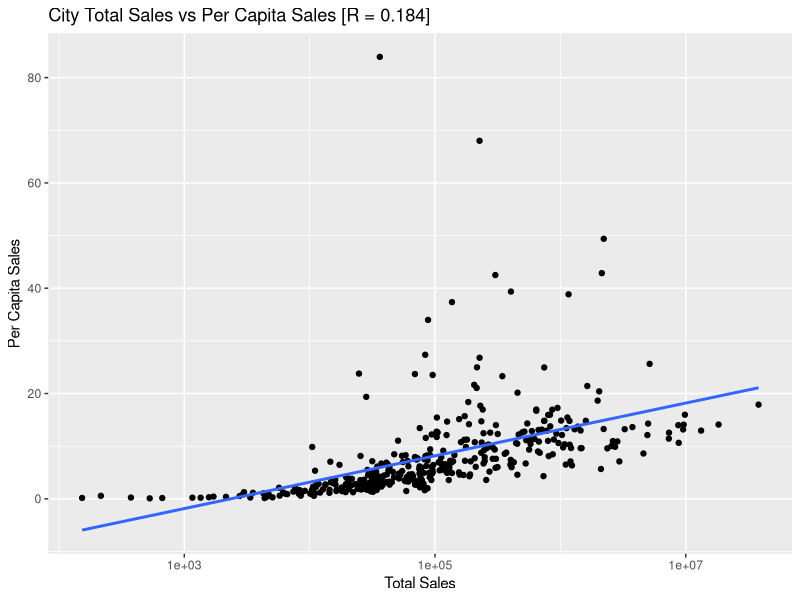
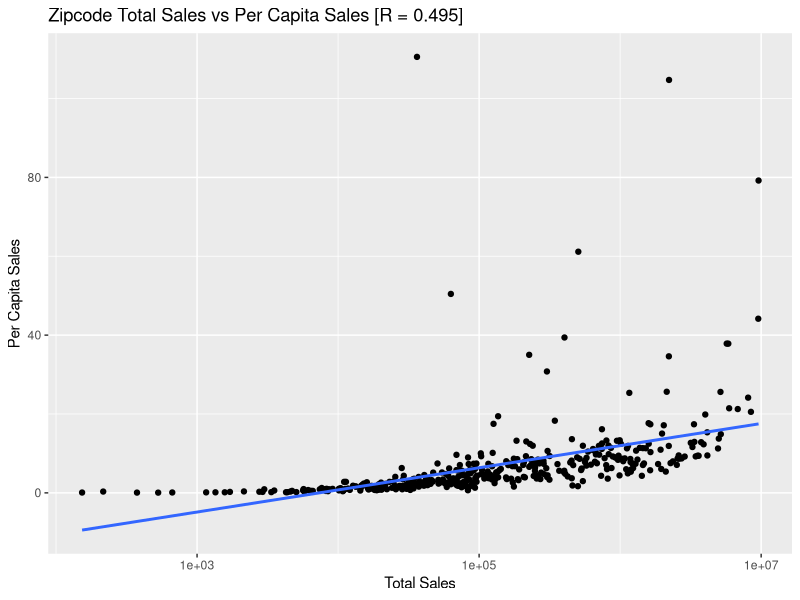
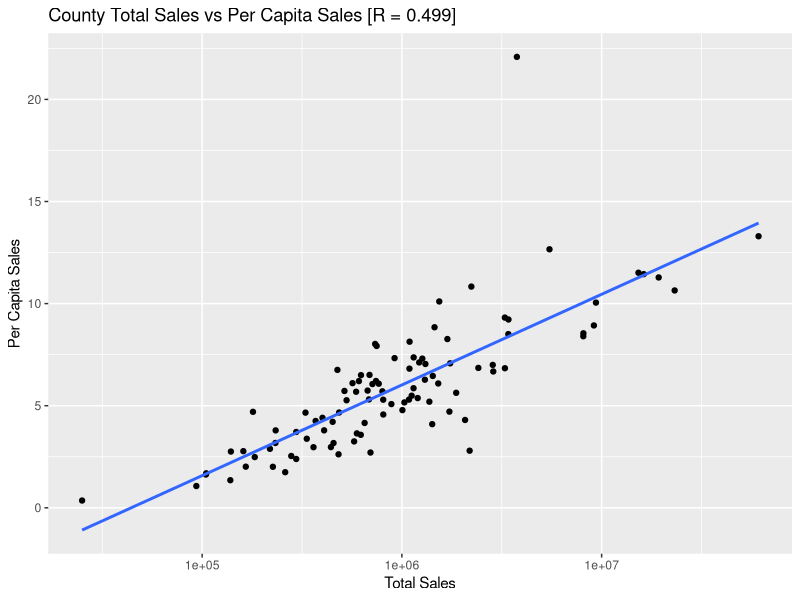
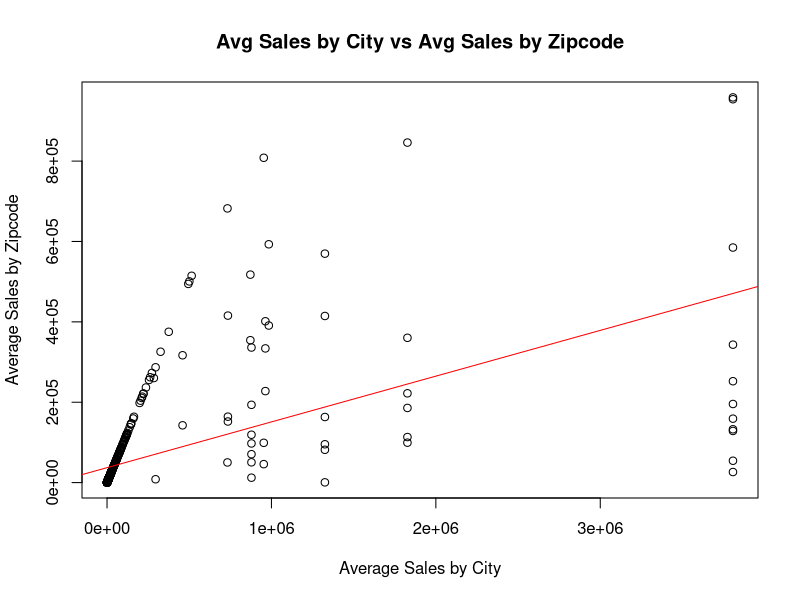
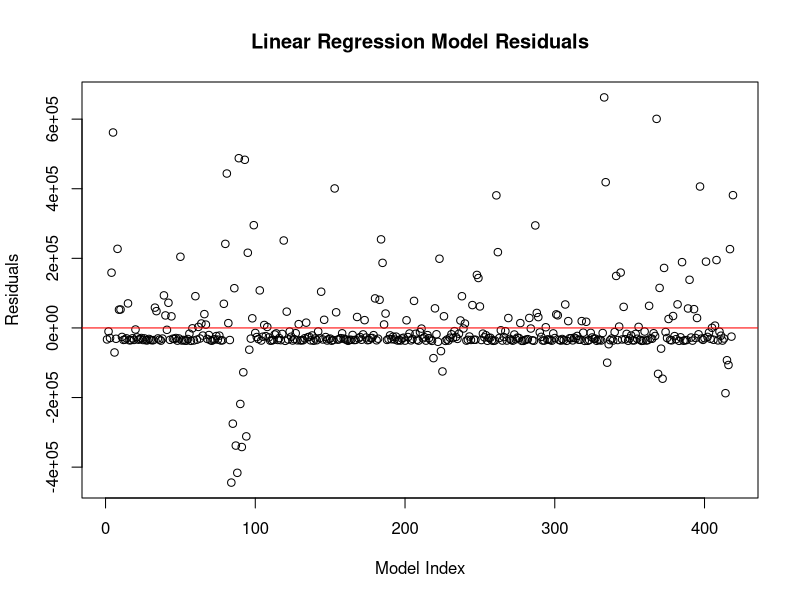
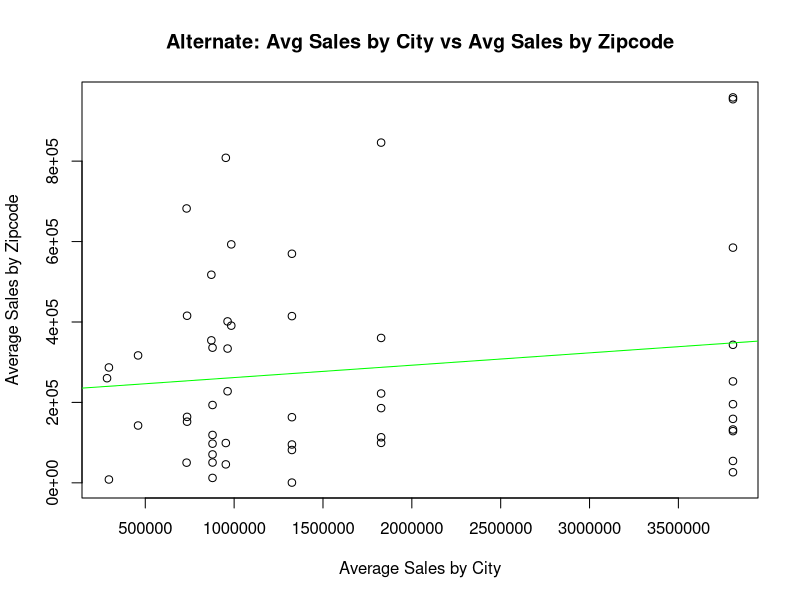
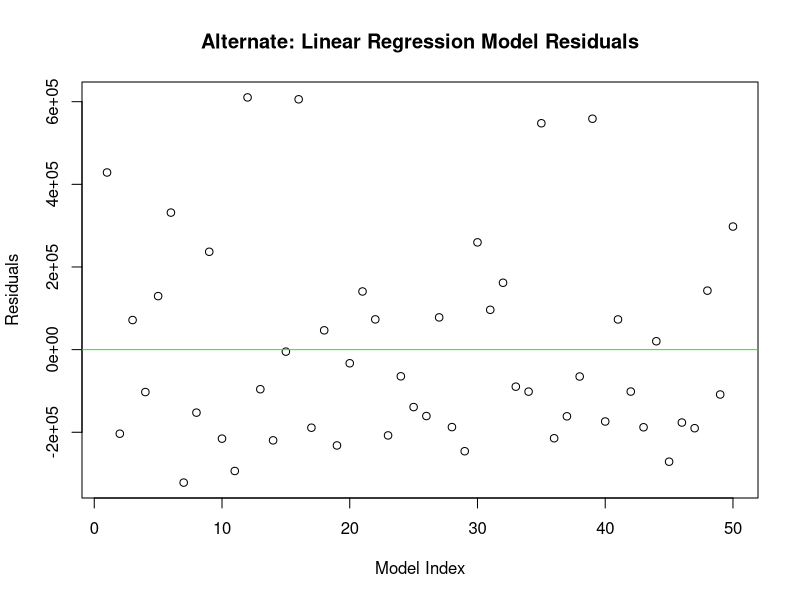
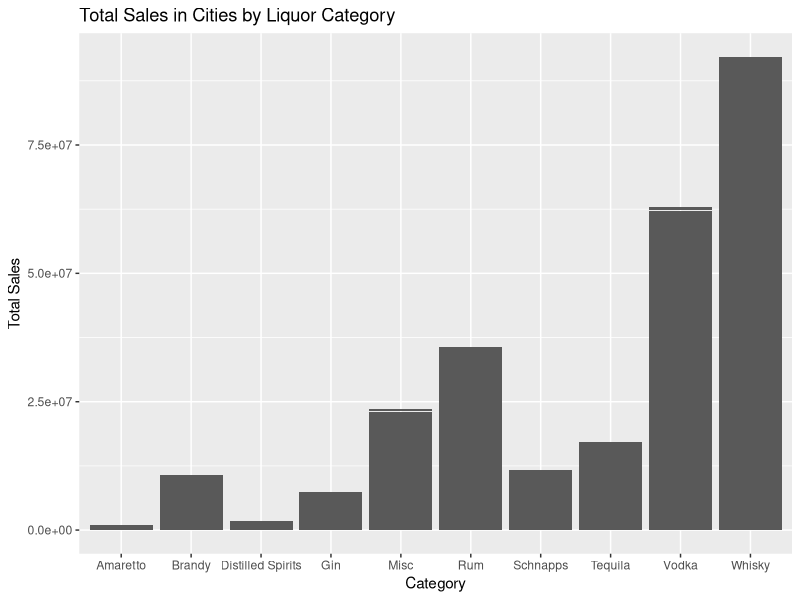

These charts were generated, in order, by the following R code:
###############################################################################
# Data_Analysis.R
# 
# Authors: Caroline
#          Seth
###############################################################################

##############
# Initialize
##############
rm(list = ls()) # Clear environment
gc()            # Clear memory
cat("\f")       # Clear console
library(ggplot2)


#############
# Load Data 
#############
sales_cities <- read.csv("project.sales.cities.csv")
sales_counties <- read.csv("project.sales.counties.csv")
sales_zipcodes <- read.csv("project.sales.zipcodes.csv")
acs_cities <- read.csv("project.acs.cities.csv")
acs_counties <- read.csv("project.acs.counties.csv")
acs_zipcodes <- read.csv("project.acs.zipcodes.csv")


##################
# Rename Columns 
##################
colnames(acs_cities) <- c("city", "High School", "Bachelor", "Unemployment", "Income", "Population", "White Population", "Black Population", "Indian Population", "Asain Population", "Hawaiian Population", "Other Population", "Multi Population")
colnames(acs_counties) <- c("county", "High School", "Bachelor", "Unemployment", "Income", "Population", "White Population", "Black Population", "Indian Population", "Asain Population", "Hawaiian Population", "Other Population", "Multi Population")
colnames(acs_zipcodes) <- c("zipcode", "High School", "Bachelor", "Unemployment", "Income", "Population", "White Population", "Black Population", "Indian Population", "Asain Population", "Hawaiian Population", "Other Population", "Multi Population")
colnames(sales_cities) <- c("city", "Category", "Sales_Dollars", "Sales Volume")
colnames(sales_counties) <- c("county", "Category", "Sales_Dollars", "Sales_Volume")
colnames(sales_zipcodes) <- c("zipcode", "Category", "Sales_Dollars", "Sales_Volume")


################################
# Merge Data sets by Geography
################################
city_data <- merge(sales_cities, acs_cities, by = "city")
county_data <- merge(sales_counties, acs_counties, by = "county")
zipcode_data <- merge(sales_zipcodes,acs_zipcodes, by= "zipcode")


#################################
# Convert to Numeric as Needed
################################
city_data$Sales_Dollars <- as.numeric(city_data$Sales_Dollars)
city_data$Population <- as.numeric(city_data$Population)
county_data$Sales_Dollars <- as.numeric(county_data$Sales_Dollars)
county_data$Population <- as.numeric(county_data$Population)
zipcode_data$Sales_Dollars <- as.numeric(zipcode_data$Sales_Dollars)
zipcode_data$Population <- as.numeric(zipcode_data$Population)


#################################################################
# Calculate Total Sales and Per Capita Sales for City/Zip/County
#################################################################
total_city <- aggregate(Sales_Dollars ~ city, city_data, sum)
pop_city <- aggregate(Population ~ city, city_data, sum)
sale_info_city <- merge(total_city, pop_city, by = "city", all = TRUE)
sale_info_city$per_capita_sales <- with(sale_info_city, Sales_Dollars/Population)

total_zip <- aggregate(Sales_Dollars ~ zipcode, zipcode_data, sum)
pop_zip <- aggregate(Population ~ zipcode, zipcode_data, sum)
sale_info_zip <- merge(total_zip, pop_zip, by = "zipcode", all = TRUE)
sale_info_zip$per_capita_sales <- with(sale_info_zip, Sales_Dollars/Population)

total_county <- aggregate(Sales_Dollars ~ county, county_data, sum)
pop_county <- aggregate(Population ~ county, county_data, sum)
sale_info_county <- merge(total_county, pop_county, by = "county", all = TRUE)
sale_info_county$per_capita_sales <- with(sale_info_county, Sales_Dollars/Population)


#####################################################
# Calculate R between Pop Sales and Per Capita Sales 
#####################################################
r_sales_city <- cor(sale_info_city$Sales_Dollars, sale_info_city$per_capita_sales)
cat("Total Sales vs Per Capita Sales by CITY, R:", r_sales_city)
r_sales_zip <- cor(sale_info_zip$Sales_Dollars, sale_info_zip$per_capita_sales)
cat("Total Sales vs Per Capita Sales by ZIPCODE, R:", r_sales_zip)
r_sales_county <- cor(sale_info_county$Sales_Dollars, sale_info_county$per_capita_sales)
cat("Total Sales vs Per Capita Sales by COUNTY, R:", r_sales_county)
# NOTE: Weak correlation btwn Total Sales and Per Capita Sales on City
# Moderate correlation btwn Total Sales and Per Capita Sales on Zipcode and County.
# 
# What this means. Although there are a lot of people in cities it doesn't look
# like many are buying. Better to target via Zipcode and County. 


#####################################################
# Plot Data to Visualize Correlation
#####################################################
plot_citySales <- ggplot(sale_info_city, aes(x=Sales_Dollars, y=per_capita_sales)) +
  geom_point() +
  labs(title="City Total Sales vs Per Capita Sales [R = 0.184]",
       x="Total Sales",
       y="Per Capita Sales") +
  theme(legend.position="none") + 
  geom_smooth(method = lm, se=FALSE)
plot_citySales + scale_x_log10()

plot_zipSales <- ggplot(sale_info_zip, aes(x=Sales_Dollars, y=per_capita_sales)) +
  geom_point() +
  labs(title="Zipcode Total Sales vs Per Capita Sales [R = 0.495]",
       x="Total Sales",
       y="Per Capita Sales") +
  theme(legend.position="none") + 
  geom_smooth(method = lm, se=FALSE)
plot_zipSales + scale_x_log10()

plot_countySales <- ggplot(sale_info_county, aes(x=Sales_Dollars, y=per_capita_sales)) +
  geom_point() +
  labs(title="County Total Sales vs Per Capita Sales [R = 0.499]",
       x="Total Sales",
       y="Per Capita Sales") +
  theme(legend.position="none") + 
  geom_smooth(method = lm, se=FALSE)
plot_countySales + scale_x_log10()


############################################
# Calculate R between Sales and Population 
############################################
r_city_SalesVsPop <- cor(city_data$Sales_Dollars, city_data$Population)
r_county_SalesVsPop <-cor(county_data$Sales_Dollars, county_data$Population)
r_zipcode_SalesVsPop <-cor(zipcode_data$Sales_Dollars, zipcode_data$Population)


###################################
# Calculate avg. Sales by Zipcode
###################################
zipcode_avg_sales <- aggregate(Sales_Dollars ~ zipcode, data = zipcode_data, mean)
colnames(zipcode_avg_sales)[2] <- "Sales_Dollars"


################################
# Calculate avg. Sales by City
################################
city_avg_sales <- aggregate(Sales_Dollars ~ city, data = city_data, mean)


########################################
# Merge Zip and City by avg. Sales
########################################
# Like a good data scientist... we go find more data :)
# found this open source on GitHub vvvv
zip_to_city <- read.csv('zip_codes.csv')
colnames(zip_to_city) <- c("zipcode", "city", "county")
# Merge zip & city info to avg sales in cities by city column
init_merge <- merge(zip_to_city, city_avg_sales, by="city", all=TRUE)
colnames(init_merge)[4] <- "city_avg_sales"
# Now merge with zipcode avg sales on the zipcode column
merged_data <- merge(init_merge, zipcode_avg_sales, by = "zipcode", all = TRUE)
colnames(merged_data)[5] <- "zipcode_avg_sales"
# remove all NA rows, bc project data doesn't account for all zipcodes where the
# zipcode-city-county data I imported does.
merged_data <- na.omit(merged_data)


###################################################################
# Calculate R btwn avg. Sales per Zipcode and avg. Sales per City
###################################################################
r <- cor(merged_data$zipcode_avg_sales, merged_data$city_avg_sales)
cat("The correlation coefficient between avg sales in cities and zipcodes is:",
    r)

plot(merged_data$city_avg_sales, merged_data$zipcode_avg_sales,
     xlab = "Average Sales by City",
     ylab = "Average Sales by Zipcode",
     main = "Avg Sales by City vs Avg Sales by Zipcode")
model <- lm(zipcode_avg_sales~city_avg_sales, data=merged_data)
abline(model, col = "red") 

summary(model)
plot(model$residuals,
     xlab = "Model Index",
     ylab = "Residuals",
     main = "Linear Regression Model Residuals")
abline(h=0, col='red')
# NOTE: Our residuals may look nice at first glance but we can see we are
# actually predicting higher values than actual and the y axis is on a scale 
# hundreds of thousands. This is likely because all cities that have a singular
# zipcode within our data set will show up as having equal avg sales. This 
# would then also heavily bias our correlation coefficient if there were many
# instances of this which it appears is the case. 

# Here's alternate approach, though maybe pointless
# Plot all points where avg sales are not equal
filtered_data <- subset(merged_data, merged_data$city_avg_sales!=merged_data$zipcode_avg_sales)
plot(filtered_data$city_avg_sales, 
     filtered_data$zipcode_avg_sales,
     xlab = "Average Sales by City",
     ylab = "Average Sales by Zipcode",
     main = "Alternate: Avg Sales by City vs Avg Sales by Zipcode")
model <- lm(zipcode_avg_sales~city_avg_sales, data=filtered_data)
abline(model, col = "green") 
summary(model)
plot(model$residuals,
     xlab = "Model Index",
     ylab = "Residuals",
     main = "Alternate: Linear Regression Model Residuals")
abline(h=0, col='green')
# NOTE: with our p-value increasing I am starting to believe we are getting a 
# more "legitimate" fit, but with R only equaling 0.2096 and our residuals 
# still appearing on a scale of hundreds of thousands, I conclude that we need
# a more comprehensive data set to see if there is a relation between avg sales
# per zip code and avg sales per corresponding city. 


#########################
# General Visualization
#########################

# Histogram of total sales by category
ggplot(sales_cities, aes(x=Category, y=Sales_Dollars)) + 
  geom_bar(stat="identity") +
  labs(title="Total Sales in Cities by Liquor Category",
       x="Category",
       y="Total Sales")


# Scatter plot of sales volume versus population
ggplot(city_data, aes(x = Population, y = Sales_Dollars)) +
  geom_point() +
  labs(title="Sales Volume vs Population",
       x = "Population",
       y = "Sales Volume")


#######################################################
# Correlation: Total Sales vs Population per Category
#######################################################

# Calculate correlation coefficient between sales and population for each category
whisky_r <- cor(city_data$Sales_Dollars[city_data$Category == "Whisky"], city_data$Population[city_data$Category == "Whisky"])
cat("Population Size vs Total Sales, WHISKY, R:", whisky_r)

vodka_r <- cor(city_data$Sales_Dollars[city_data$Category == "Vodka"], city_data$Population[city_data$Category == "Vodka"])
cat("Population Size vs Total Sales, VODKA, R:", vodka_r)

rum_r <- cor(city_data$Sales_Dollars[city_data$Category == "Rum"], city_data$Population[city_data$Category == "Rum"])
cat("Population Size vs Total Sales, RUM, R:", rum_r)

gin_r <- cor(city_data$Sales_Dollars[city_data$Category == "Gin"], city_data$Population[city_data$Category == "Gin"])
cat("Population Size vs Total Sales, GIN, R:", gin_r)

tequila_r <- cor(city_data$Sales_Dollars[city_data$Category == "Tequila"], city_data$Population[city_data$Category == "Tequila"])
cat("Population Size vs Total Sales, TEQUILA, R:", tequila_r)

brandy_r <- cor(city_data$Sales_Dollars[city_data$Category == "Brandy"], city_data$Population[city_data$Category == "Brandy"])
cat("Population Size vs Total Sales, BRANDY, R:", brandy_r)

# NOTE: Whiskey returns NA, likely because there was a city that did not have 
# data for whiskey. We could go looking for it and/or create a loop to exclude
# that city, BUT by the correlation coefficients for the rest of the categories
# we can assume that whiskey follows in suit. 
#
# We can see as population increases so does your total number of sales which
# makes sense.


##############################################################################
# PART 2 of the Research Question
# Does the avg sales per zipcode and per corresponding pattern differ across
# liquor categories
##############################################################################

# NOTE: Avg sales per Category per Zip is just the amount of sales. 
#       Cities however we will have to calculate, BUT I can already see it
#       happening again... we will have cities with one zip code creating
#       a one to one ratio between the two values and then the rest will 
#       appear as outliers.
# Basic way is subset for category and try and draw correlations from each

######## This below section is repeated for each category #####################
dat_wh <- subset(city_data, city_data$Category == "Whisky", select=c(city, Category, Sales_Dollars))
dat_wh <- merge(dat_wh, zip_to_city, by="city", all = T)
colnames(dat_wh) <- c("city", "category", "city_sales", "zipcode", "county")
dat_wh <- merge(zipcode_data, dat_wh, by="zipcode", all = T)
dat_wh <- subset(dat_wh, dat_wh$Category == "Whisky", select=c(zipcode, Category, Sales_Dollars, city, category, city_sales))
dat_wh <- na.omit(dat_wh)

# I could go in and rename these again but just know...
# Sales_dollars is the avg zip sales and city_sales is avg city sales
dat_wh_r <- cor(dat_wh$Sales_Dollars, dat_wh$city_sales)
cat("Correlation of avg Whisky sales between cities and zipcodes is:", dat_wh_r)

######## Amaretto ############################################################
dat_am <- subset(city_data, city_data$Category == "Amaretto", select=c(city, Category, Sales_Dollars))
dat_am <- merge(dat_am, zip_to_city, by="city", all = T)
colnames(dat_am) <- c("city", "category", "city_sales", "zipcode", "county")
dat_am <- merge(zipcode_data, dat_am, by="zipcode", all = T)
dat_am <- subset(dat_am, dat_am$Category == "Amaretto", select=c(zipcode, Category, Sales_Dollars, city, category, city_sales))
dat_am <- na.omit(dat_am)

dat_am_r <- cor(dat_am$Sales_Dollars, dat_am$city_sales)
cat("Correlation of avg Amaretto sales between cities and zipcodes is:", dat_am_r)

######## Brandy ###############################################################
dat_br <- subset(city_data, city_data$Category == "Brandy", select=c(city, Category, Sales_Dollars))
dat_br <- merge(dat_br, zip_to_city, by="city", all = T)
colnames(dat_br) <- c("city", "category", "city_sales", "zipcode", "county")
dat_br <- merge(zipcode_data, dat_br, by="zipcode", all = T)
dat_br <- subset(dat_br, dat_br$Category == "Brandy", select=c(zipcode, Category, Sales_Dollars, city, category, city_sales))
dat_br <- na.omit(dat_br)

dat_br_r <- cor(dat_br$Sales_Dollars, dat_br$city_sales)
cat("Correlation of avg Brandy sales between cities and zipcodes is:", dat_br_r)

######## Distilled Spirits ####################################################
dat_ds <- subset(city_data, city_data$Category == "Distilled Spirits", select=c(city, Category, Sales_Dollars))
dat_ds <- merge(dat_ds, zip_to_city, by="city", all = T)
colnames(dat_ds) <- c("city", "category", "city_sales", "zipcode", "county")
dat_ds <- merge(zipcode_data, dat_ds, by="zipcode", all = T)
dat_ds <- subset(dat_ds, dat_ds$Category == "Distilled Spirits", select=c(zipcode, Category, Sales_Dollars, city, category, city_sales))
dat_ds <- na.omit(dat_ds)

dat_ds_r <- cor(dat_ds$Sales_Dollars, dat_ds$city_sales)
cat("Correlation of avg Distilled Spirits sales between cities and zipcodes is:", dat_ds_r)

######## Gin ##################################################################
dat_g <- subset(city_data, city_data$Category == "Gin", select=c(city, Category, Sales_Dollars))
dat_g <- merge(dat_g, zip_to_city, by="city", all = T)
colnames(dat_g) <- c("city", "category", "city_sales", "zipcode", "county")
dat_g <- merge(zipcode_data, dat_g, by="zipcode", all = T)
dat_g <- subset(dat_g, dat_g$Category == "Gin", select=c(zipcode, Category, Sales_Dollars, city, category, city_sales))
dat_g <- na.omit(dat_g)

dat_g_r <- cor(dat_g$Sales_Dollars, dat_g$city_sales)
cat("Correlation of avg Gin sales between cities and zipcodes is:", dat_g_r)

######## Misc #################################################################
dat_mc <- subset(city_data, city_data$Category == "Misc", select=c(city, Category, Sales_Dollars))
dat_mc <- merge(dat_mc, zip_to_city, by="city", all = T)
colnames(dat_mc) <- c("city", "category", "city_sales", "zipcode", "county")
dat_mc <- merge(zipcode_data, dat_mc, by="zipcode", all = T)
dat_mc <- subset(dat_mc, dat_mc$Category == "Misc", select=c(zipcode, Category, Sales_Dollars, city, category, city_sales))
dat_mc <- na.omit(dat_mc)

dat_mc_r <- cor(dat_mc$Sales_Dollars, dat_mc$city_sales)
cat("Correlation of avg Misc sales between cities and zipcodes is:", dat_mc_r)

######## Rum ##################################################################
dat_ru <- subset(city_data, city_data$Category == "Rum", select=c(city, Category, Sales_Dollars))
dat_ru <- merge(dat_ru, zip_to_city, by="city", all = T)
colnames(dat_ru) <- c("city", "category", "city_sales", "zipcode", "county")
dat_ru <- merge(zipcode_data, dat_ru, by="zipcode", all = T)
dat_ru <- subset(dat_ru, dat_ru$Category == "Rum", select=c(zipcode, Category, Sales_Dollars, city, category, city_sales))
dat_ru <- na.omit(dat_ru)

dat_ru_r <- cor(dat_ru$Sales_Dollars, dat_ru$city_sales)
cat("Correlation of avg Rum sales between cities and zipcodes is:", dat_ru_r)

######## Schnapps #############################################################
dat_sc <- subset(city_data, city_data$Category == "Schnapps", select=c(city, Category, Sales_Dollars))
dat_sc <- merge(dat_sc, zip_to_city, by="city", all = T)
colnames(dat_sc) <- c("city", "category", "city_sales", "zipcode", "county")
dat_sc <- merge(zipcode_data, dat_sc, by="zipcode", all = T)
dat_sc <- subset(dat_sc, dat_sc$Category == "Schnapps", select=c(zipcode, Category, Sales_Dollars, city, category, city_sales))
dat_sc <- na.omit(dat_sc)

dat_sc_r <- cor(dat_sc$Sales_Dollars, dat_sc$city_sales)
cat("Correlation of avg Schnapps sales between cities and zipcodes is:", dat_sc_r)

######## Tequila #############################################################
dat_tq <- subset(city_data, city_data$Category == "Tequila", select=c(city, Category, Sales_Dollars))
dat_tq <- merge(dat_tq, zip_to_city, by="city", all = T)
colnames(dat_tq) <- c("city", "category", "city_sales", "zipcode", "county")
dat_tq <- merge(zipcode_data, dat_tq, by="zipcode", all = T)
dat_tq <- subset(dat_tq, dat_tq$Category == "Tequila", select=c(zipcode, Category, Sales_Dollars, city, category, city_sales))
dat_tq <- na.omit(dat_tq)

dat_tq_r <- cor(dat_tq$Sales_Dollars, dat_tq$city_sales)
cat("Correlation of avg Tequila sales between cities and zipcodes is:", dat_tq_r)

######## Vodka ############################################################
dat_vk <- subset(city_data, city_data$Category == "Vodka", select=c(city, Category, Sales_Dollars))
dat_vk <- merge(dat_vk, zip_to_city, by="city", all = T)
colnames(dat_vk) <- c("city", "category", "city_sales", "zipcode", "county")
dat_vk <- merge(zipcode_data, dat_vk, by="zipcode", all = T)
dat_vk <- subset(dat_vk, dat_vk$Category == "Vodka", select=c(zipcode, Category, Sales_Dollars, city, category, city_sales))
dat_vk <- na.omit(dat_vk)

dat_vk_r <- cor(dat_vk$Sales_Dollars, dat_vk$city_sales)
cat("Correlation of avg Vodka sales between cities and zipcodes is:", dat_vk_r)
#####


###########################################
# Plot a couple to see what they look like
###########################################

# Vodka
ggplot(dat_vk, aes(x=Sales_Dollars, y=city_sales)) +
  geom_point() +
  labs(title="Vodka avg City Sales vs avg Zipcode Sales",
       x="avg Zipcode Sales",
       y="avg City Sales") +
  geom_smooth(method = lm, se=FALSE)

# Whiskey
ggplot(dat_wh, aes(x=Sales_Dollars, y=city_sales)) +
  geom_point() +
  labs(title="Whisky avg City Sales vs avg Zipcode Sales",
       x="avg Zipcode Sales",
       y="avg City Sales") +
  geom_smooth(method = lm, se=FALSE)

# Brandy
ggplot(dat_br, aes(x=Sales_Dollars, y=city_sales)) +
  geom_point() +
  labs(title="Brandy avg City Sales vs avg Zipcode Sales",
       x="avg Zipcode Sales",
       y="avg City Sales") +
  geom_smooth(method = lm, se=FALSE)

# Gin
ggplot(dat_g, aes(x=Sales_Dollars, y=city_sales)) +
  geom_point() +
  labs(title="Gin avg City Sales vs avg Zipcode Sales",
       x="avg Zipcode Sales",
       y="avg City Sales") +
  geom_smooth(method = lm, se=FALSE)


# We can see from the plots they are all very similar and don't show a very 
# strong correlation. There is a correlation, but it is not very high. 


##############################################################################
# Data Export for Tableau b/c Tableau is crazy powerful and it's worth a shot
##############################################################################

# Note you will have to change the path the path to file in order to save this
# file. Luckily we only need the file saved once so I will comment it out when
# finished so the scrip will run without error. -SETH

#write.csv(merged_data, file="~/Documents/GitHub/Data4Tableau/merged_data.csv")
#write.csv(city_data, file="~/Documents/GitHub/Data4Tableau/city_data.csv")
#write.csv(zipcode_data, file="~/Documents/GitHub/Data4Tableau/zipcode_data.csv")
#write.csv(county_data, file="~/Documents/GitHub/Data4Tableau/county_data.csv")
#write.csv(filtered_data, file="~/Documents/GitHub/Data4Tableau/filtered_data.csv")

